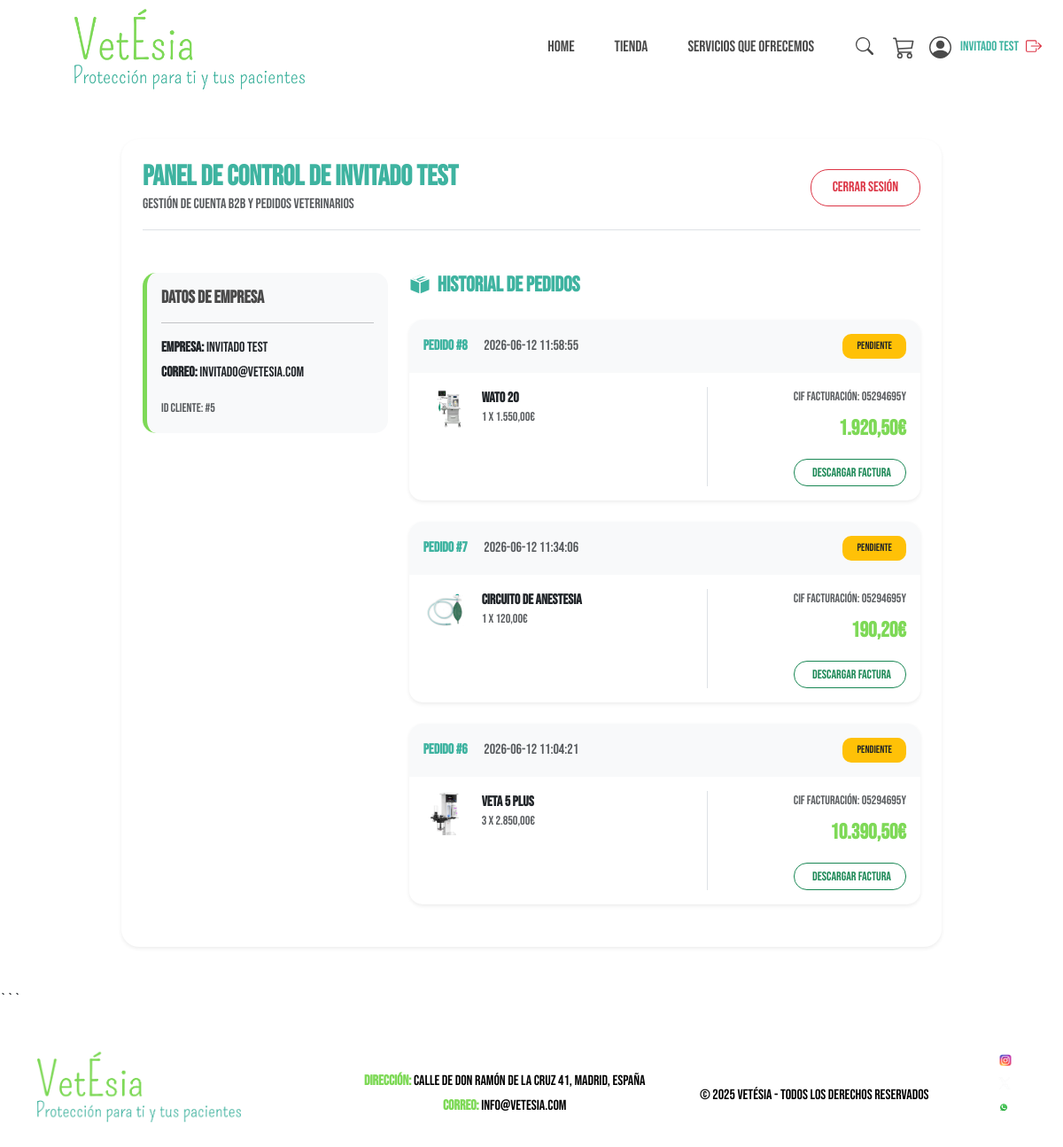
The page /cuenta.html (signed in) on the database its author committed.
### tables this page shows
CREATE TABLE pedidos (
            id INTEGER PRIMARY KEY AUTOINCREMENT,
            usuario_id INTEGER,
            empresa TEXT NOT NULL,
            email TEXT NOT NULL,
            cif TEXT NOT NULL,
            contacto TEXT NOT NULL,
            telefono TEXT NOT NULL,
            zona TEXT NOT NULL,
            municipio TEXT NOT NULL,
            direccion TEXT NOT NULL,
            codigo_postal TEXT NOT NULL,
            titular_cuenta TEXT NOT NULL,
            iban TEXT NOT NULL,
            banco TEXT NOT NULL,
            subtotal REAL NOT NULL,
            iva REAL NOT NULL,
            total REAL NOT NULL,
            estado TEXT DEFAULT 'pendiente',
            fecha TIMESTAMP DEFAULT CURRENT_TIMESTAMP,
            FOREIGN KEY (usuario_id) REFERENCES usuarios (id)
        );

CREATE TABLE detalles_pedido (
            id INTEGER PRIMARY KEY AUTOINCREMENT,
            pedido_id INTEGER NOT NULL,
            producto_id INTEGER NOT NULL,
            cantidad INTEGER NOT NULL,
            precio_unitario REAL NOT NULL,
            FOREIGN KEY (pedido_id) REFERENCES pedidos (id) ON DELETE CASCADE,
            FOREIGN KEY (producto_id) REFERENCES productos (id)
        );

CREATE TABLE productos (
            id INTEGER PRIMARY KEY AUTOINCREMENT,
            slug TEXT NOT NULL UNIQUE,
            nombre TEXT NOT NULL,
            categoria TEXT NOT NULL,
            precio REAL NOT NULL,
            descripcion TEXT NOT NULL,
            especificaciones_json TEXT,
            imagen_url TEXT NOT NULL
        );

### app.py (the view, shortened to what this page needs)
@app.route('/cuenta.html', methods=['GET', 'POST'])
def cuenta():
    if 'user_id' in session:
        conn = get_db_connection()
        pedidos_db = conn.execute(
            'SELECT * FROM pedidos WHERE usuario_id = ? ORDER BY fecha DESC',
            (session['user_id'],)
        ).fetchall()
        pedidos = []
        for p in pedidos_db:
            items = conn.execute('''
                SELECT dp.*, prod.nombre, prod.imagen_url
                FROM detalles_pedido dp
                JOIN productos prod ON dp.producto_id = prod.id
                WHERE dp.pedido_id = ?
            ''', (p['id'],)).fetchall()
            pedidos.append({
                'id': p['id'],
                'cif': p['cif'],
                'fecha': p['fecha'],
                'total': p['total'],
                'estado': p['estado'],
                'articulos': items
            })
        conn.close()
        return render_template('cuenta.html', pedidos=pedidos)
    return render_template('cuenta.html')

### app.py (called while the page is built)
def get_db_connection():
    db_path = os.path.join(os.path.dirname(__file__), 'database.db')
    conn = sqlite3.connect(db_path)
    conn.row_factory = sqlite3.Row
    return conn

@app.context_processor
def inject_global_data():
    cart = session.get('cart', {})
    cart_count = sum(cart.values())
    logged_in = 'user_id' in session
    user_name = session.get('user_name', '')
    return dict(cart_count=cart_count, logged_in=logged_in, user_name=user_name)

### templates/cuenta.html (shortened to what this page needs)
<!DOCTYPE html>
<html lang="es">
<head>
    <link href="https://cdn.jsdelivr.net/npm/bootstrap@5.3.3/dist/css/bootstrap.min.css" rel="stylesheet">
    <link rel="stylesheet" href="/static/css/vetesia.css">
</head>
<body>
    <div class="container-1 d-flex justify-content-between align-items-center px-4">
        <a href="/"><img src="/static/fotos/logo.webp" alt="Logo Editor de Ropa" class="logo-1"></a>
        <div class="d-flex align-items-center">
            <ul class="nav mb-0 me-4">
                <li class="nav-item">
                    <a href="/" class="nav-link">Home</a>
                </li>
                <li class="nav-item">
                    <a href="/tienda.html" class="nav-link">Tienda</a>
                </li>
                <li class="nav-item">
                    <a href="/servicios.html" class="nav-link">Servicios que ofrecemos</a>
                </li>
            </ul>
            <div class="header-icons d-flex align-items-center">
                <div class="search-box">
                    <button class="search-btn" onclick="event.preventDefault(); this.previousElementSibling.focus();">
                    </button>
                </div>
                <a href="/carrito.html" class="icon-link ms-3 position-relative" title="Carrito de Compras">
                </a>
                <a href="/cuenta.html" class="icon-link ms-3 d-flex align-items-center text-decoration-none" title="{% if logged_in %}Sesión iniciada como {{ user_name }}{% else %}Mi Cuenta{% endif %}" style="color: inherit;">
                    {% if logged_in %}
                    <span class="ms-1 d-none d-lg-inline" style="font-size: 0.95rem; color: #3eb3a0; font-weight: 500; max-width: 120px; overflow: hidden; text-overflow: ellipsis; white-space: nowrap;">
                        {{ user_name }}
                    </span>
                    <a href="/logout" class="ms-2 text-danger" title="Cerrar Sesión">
                    </a>
                    {% endif %}
                </a>
            </div>
        </div>
    </div>
    <div class="container" style="min-height: 60vh; margin-top: 50px; margin-bottom: 50px;">
        {% if logged_in %}
        <div class="row justify-content-center">
            <div class="col-md-10">
                <div class="card shadow-sm border-0 p-4" style="border-radius: 20px;">
                    <div class="d-flex justify-content-between align-items-center border-bottom pb-3 mb-4">
                        <div>
                            <h2 style="color: #3eb3a0; font-weight: 700;" class="mb-0">Panel de Control de {{ user_name }}</h2>
                            <p class="text-muted mb-0">Gestión de cuenta B2B y pedidos veterinarios</p>
                        </div>
                        <a href="/logout" class="btn btn-outline-danger px-4 py-2" style="border-radius: 20px;">Cerrar Sesión</a>
                    </div>
                    {% if session.get('user_email') == 'admin@vetesia.com' %}
                    <div class="row mt-4 justify-content-center py-4">
                        <div class="col-md-8 text-center">
                            <div class="p-5 bg-light shadow-sm" style="border-radius: 20px; border-top: 5px solid #3eb3a0;">
                                <i class="bi bi-shield-lock-fill text-success" style="font-size: 5rem;"></i>
                                <h3 class="fw-bold mt-3" style="color: #4a4a4a;">Acceso de Administrador Autorizado</h3>
                                <p class="text-muted fs-5">Tienes permisos totales para gestionar clientes, monitorizar pedidos y exportar reportes oficiales.</p>
                                <hr class="my-4">
                                <a href="/admin.html" class="btn btn-success px-5 py-3 fs-5" style="border-radius: 30px; font-weight: 600;">
                                    <i class="bi bi-speedometer2 me-2"></i>Ir al Panel de Administración
                                </a>
                            </div>
                        </div>
                    </div>
                    {% else %}
                    <div class="row mt-4">
                        <div class="col-lg-4 mb-4">
                            <div class="p-3 bg-light" style="border-radius: 15px; border-left: 5px solid #7ed957;">
                                <h5 class="fw-bold" style="color: #4a4a4a;">Datos de Empresa</h5>
                                <hr>
                                <p class="mb-1"><strong>Empresa:</strong> {{ user_name }}</p>
                                <p class="mb-3"><strong>Correo:</strong> {{ session.get('user_email', '') }}</p>
                                <small class="text-muted">ID Cliente: #{{ session.get('user_id', '') }}</small>
                            </div>
                        </div>
                        <div class="col-lg-8">
                            <h4 class="fw-bold mb-4" style="color: #3eb3a0;">Historial de Pedidos</h4>
                            {% if not pedidos %}
                            <div class="text-center py-4 bg-light" style="border-radius: 15px;">
                                <p class="text-muted mb-0">Aún no has tramitado ningún pedido con nosotros.</p>
                                <a href="/tienda.html" class="btn btn-custom btn-sm mt-3 px-4">Ir a la Tienda</a>
                            </div>
                            {% else %}
                                {% for pedido in pedidos %}
                                <div class="card mb-4 border-0 shadow-sm" style="border-radius: 15px; overflow: hidden;">
                                    <div class="card-header bg-light d-flex justify-content-between align-items-center py-3 border-0">
                                        <div>
                                            <span class="fw-bold" style="color: #3eb3a0;">Pedido #{{ pedido.id }}</span>
                                            <span class="text-muted ms-3">{{ pedido.fecha }}</span>
                                        </div>
                                        <span class="badge bg-warning text-dark py-2 px-3" style="border-radius: 10px; font-weight: 500;">
                                            {{ pedido.estado | upper }}
                                        </span>
                                    </div>
                                    <div class="card-body">
                                        <div class="row">
                                            <div class="col-md-7">
                                                {% for item in pedido.articulos %}
                                                <div class="d-flex align-items-center mb-3">
                                                    <img src="/static/fotos/{{ item.imagen_url }}" alt="{{ item.nombre }}" class="me-3" style="width: 50px; height: 50px; object-fit: contain;">
                                                    <div>
                                                        <h6 class="mb-0 fw-bold">{{ item.nombre }}</h6>
                                                        <small class="text-muted">{{ item.cantidad }} x {{ "{:,.2f}".format(item.precio_unitario).replace(",", "X").replace(".", ",").replace("X", ".") }}€</small>
                                                    </div>
                                                </div>
                                                {% endfor %}
                                            </div>
                                            <div class="col-md-5 text-end border-start">
                                                <small class="text-muted d-block">CIF Facturación: {{ pedido.cif }}</small>
                                                <span class="fs-4 fw-bold mt-2 d-block" style="color: #7ed957;">{{ "{:,.2f}".format(pedido.total).replace(",", "X").replace(".", ",").replace("X", ".") }}€</span>
                                                <a href="/factura/{{ pedido.id }}.pdf" class="btn btn-outline-success btn-sm mt-3 px-3 py-1 d-inline-flex align-items-center gap-1" style="border-radius: 15px;">
                                                     Descargar Factura
                                                </a>
                                            </div>
                                        </div>
                                    </div>
                                </div>
                                {% endfor %}
                            {% endif %}
                        </div>
                    </div>
                    {% endif %}
                </div>
            </div>
        </div>
        {% endif %}
    </div>
```
    <footer class="gradient-footer text-white text-center ">
        <div class="container">
            <img src="/static/fotos/logo.webp" alt="Logo Editor de Ropa" class="logo mb-2">
            <div class="contact-info mt-3" style="color: black;">
                <p class="mb-1" style="color: black;"><strong>Dirección:</strong> Calle de Don Ramón de la Cruz 41, Madrid, España</p>
                <p class="mb-1" style="color: black;"><strong>Correo:</strong> <a href="mailto:info@vetésia.com" style="color: black; text-decoration: none;">info@vetesia.com</a></p>
            </div>
            <p class="mt-3 mb-0" style="color: black;">&copy; 2025 VetÉsia - Todos los derechos reservados</p>
            <div class="social-icons">
                <a href="https://www.instagram.com/nazth09?igsh=MWoxYXZ6N2pyczA1Ng%3D%3D&utm_source=qr" target="_blank" class="mx-2">
                    <img src="/static/fotos/Instagram.png" alt="Instagram" class="social-logo">
                </a>
                <a href="https://x.com/nathansmf?s=11&t=5QyMTIlgbGhRkPTGuh2HUg" target="_blank" class="mx-2">
                    <img src="/static/fotos/pixelcut-export.png" alt="Twitter" class="social-logo">
                </a>
                <a href="https://wa.me/691019799" target="_blank" class="whatsapp">
                    <img src="/static/fotos/Whatsapp.png" alt="WhatsApp" class="social-logo">
                </a>
            </div>
        </div>
    </footer>
</body>
</html>

### static/css/vetesia.css (style rules this page uses)
body { font-family: "Bebas Neue", serif; font-weight: 20px; text-transform: none; height: 100%; margin: 0; min-height: 100vh; }
.container-1 img { align-items: flex-start; width: 600px; }
h2 { color: #7ed957; }
.logo { max-width: 230px; height: auto; }
.logo-1 { max-width: 320px; height: auto; padding-left: 60px; padding-top: 5px; padding-bottom: 6px; }
.search-box { display: flex; align-items: center; }
.search-btn { background: none !important; border: none !important; outline: none; cursor: pointer; z-index: 2; }
.nav-icon { width: 25px !important; height: auto !important; }
.nav-icon-search { width: 20px !important; height: auto !important; }
.nav { display: flex; justify-content: flex-end; align-items: center; gap: 15px; margin-left: auto; }
.nav .nav-link { color: #4a4a4a; font-size: 1.1rem; padding: 10px 15px; border-radius: 8px; transition: all 0.3s ease; text-decoration: none; }
.cart-icon-svg, .nav-svg-icon { color: #4a4a4a; transition: color 0.3s ease; }
footer { flex: 1; font-family: "Bebas Neue", serif; font-weight: 20px; font-style: normal; color: rgb(0, 0, 0); font-size: 16px; padding: 40px 0; display: flex; justify-content: space-between; align-items: center; text-align: left; width: 100%; margin-top: auto; }
.contact-info strong { color: #7ed957; font-size: 16px; }
footer .container { display: flex; justify-content: space-between; width: 100%; align-items: center; }
.social-icons { display: flex; flex-direction: column; align-items: flex-end; margin-bottom: 10px; }
.social-logo { max-height: 20px; margin-bottom: 5px; }
.whatsapp { margin-top: 2px; margin-right: 15px; width: 20px; height: 20px; }

### rows shown on the page
pedidos: id "8", fecha "2026-06-12 11:58:55", estado "PENDIENTE", cif "05294695Y", total "1.920,50"
detalles_pedido: imagen_url (picture), nombre "Wato 20", cantidad "1", precio_unitario "1.550,00"
pedidos: id "7", fecha "2026-06-12 11:34:06", estado "PENDIENTE", cif "05294695Y", total "190,20"
detalles_pedido: imagen_url (picture), nombre "Circuito de Anestesia", cantidad "1", precio_unitario "120,00"
pedidos: id "6", fecha "2026-06-12 11:04:21", estado "PENDIENTE", cif "05294695Y", total "10.390,50"
detalles_pedido: imagen_url (picture), nombre "Veta 5 Plus", cantidad "3", precio_unitario "2.850,00"

### other values the page prints
{{ user_name }} "Invitado Test"
{{ session.get('user_email', '') }} "invitado@vetesia.com"
{{ session.get('user_id', '') }} "5"
